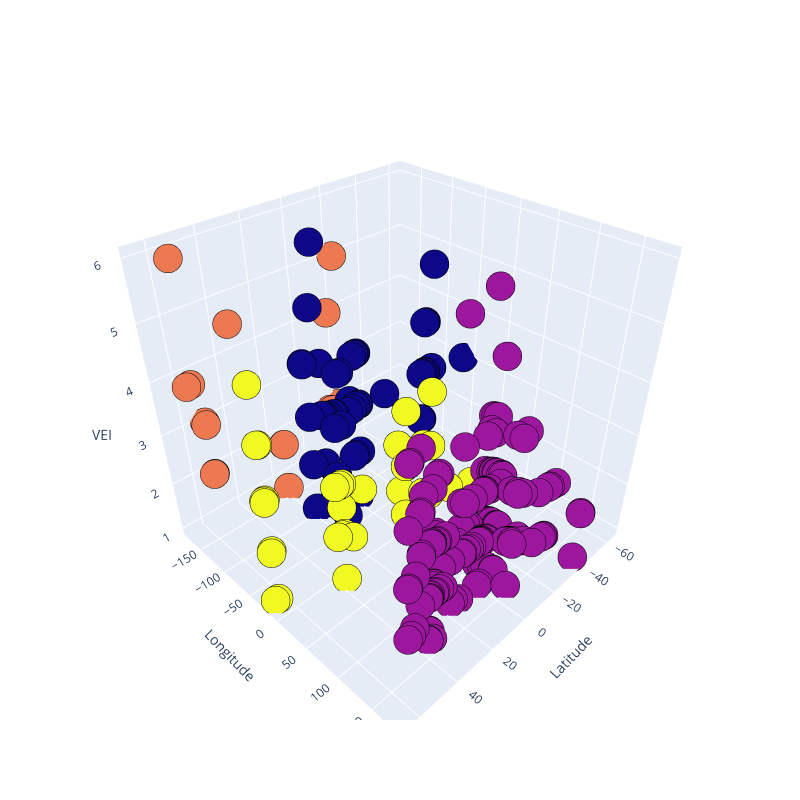

The code cell stored with this chart in its notebook:
### Markdown cell above
On an interactive plot...

### Code cell
Scene = dict(xaxis = dict(title  = 'Latitude'), yaxis = dict(title  = 'Longitude'), zaxis = dict(title  = 'VEI'))

labels = kmc.labels_
trace = go.Scatter3d(x = x[:, 0], 
                    y = x[:, 1], 
                    z = x[:, 2], 
                    mode = 'markers',
                    marker = dict(color = labels, size = 10, line = dict(color = 'black', width = 10)))
layout = go.Layout(margin = dict(l = 0, r = 0), scene = Scene, height = 800, width = 800)
data = [trace]
fig = go.Figure(data = data, layout = layout)
fig.show()

### Figure 1 — Plotly figure (JSON) as saved in the notebook; plotly's stock layout.template omitted (floating-point values rounded to 4 significant figures; data arrays with more than 128 entries replaced by an {"elided": "..."} marker saying what was removed)
{"data": [{"marker": {"color": {"elided": "428 int values"}, "line": {"color": "black", "width": 10}, "size": 10}, "mode": "markers", "type": "scatter3d", "x": {"elided": "428 float values"}, "y": {"elided": "428 float values"}, "z": {"elided": "428 int values"}}], "layout": {"height": 800, "margin": {"l": 0, "r": 0}, "scene": {"xaxis": {"title": {"text": "Latitude"}}, "yaxis": {"title": {"text": "Longitude"}}, "zaxis": {"title": {"text": "VEI"}}}, "width": 800}}
